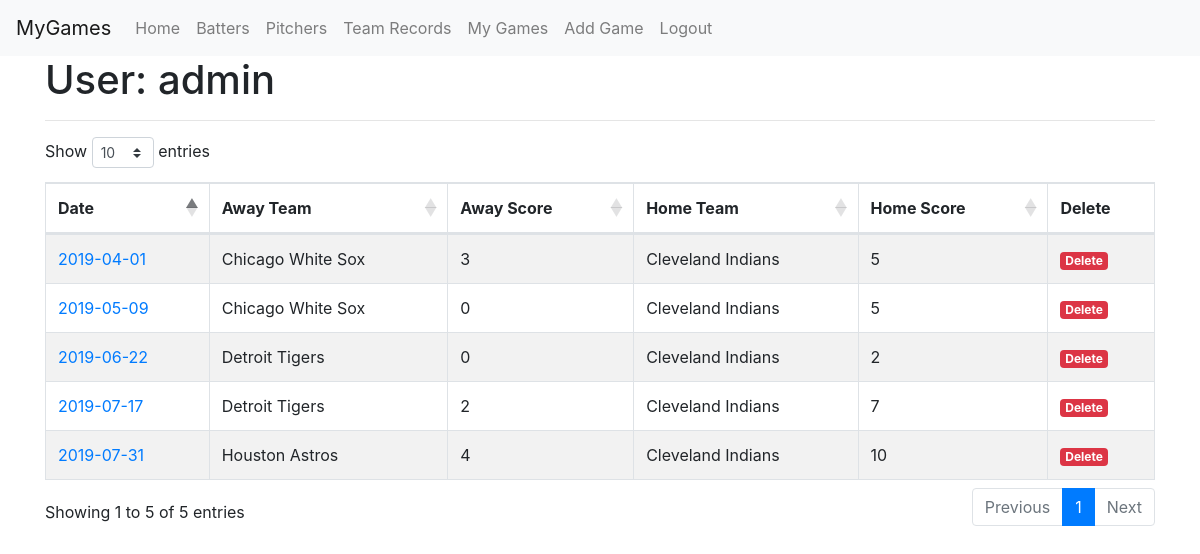
Page /mygames (signed in) on the earlier database version.
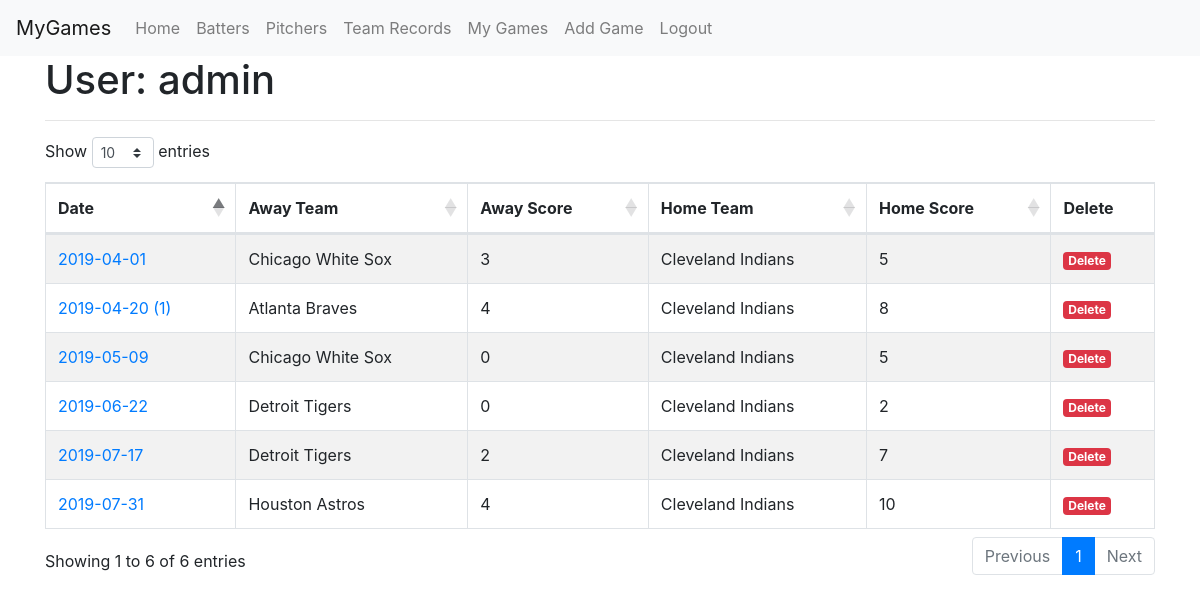
Same page on the later database version.
### app/models.py (models this page shows, shortened)
class Game(db.Model):
	id = db.Column(db.Integer, primary_key=True)
	game_pk = db.Column(db.Integer, db.ForeignKey('game_data.game_pk'), index=True)
	user_id = db.Column(db.Integer, db.ForeignKey('user.id'))

class GameData(db.Model):
	game_pk = db.Column(db.Integer, primary_key=True)
	date = db.Column(db.String(10))
	dh_status = db.Column(db.Integer, default=None)
	home_team = db.Column(db.String(32), index=True)
	home_score = db.Column(db.Integer)
	away_team = db.Column(db.String(32), index=True)
	away_score = db.Column(db.Integer)
	venue = db.Column(db.String(64), index=True)
	player_data_added = db.Column(db.Boolean, default=False)
	def date_with_dh(self):
		if not self.dh_status:
			return self.date
		else:
			return "{} ({})".format(self.date, self.dh_status)

### app/routes.py (the view)
@app.route('/mygames')
@login_required
def list_games():
	games = db.session.query(Game, GameData).\
					   filter(Game.user_id==current_user.id).\
					   filter(GameData.game_pk==Game.game_pk).\
					   order_by(GameData.date).\
					   all()
	return render_template('mygames.html', games=games)

### app/models.py (called while the page is built)
@login.user_loader
def load_user(id):
	return User.query.get(int(id))

### app/templates/mygames.html
{% extends "sort_table.html" %}
{% block app_content %}
    <h1>User: {{ current_user.username }}</h1>
	<hr>
	{% if games|length > 0 %}
	<table id="games"
	       class="table table-striped table-bordered sort-table"
	       data-order='[[0, "asc"]]'>
		<thead>
			<tr>
				<th>Date</th>
				<th>Away Team</th>
				<th>Away Score</th>
				<th>Home Team</th>
				<th>Home Score</th>
				<th data-orderable="false">Delete</th>
			</tr>
		</thead>
		<tbody>
			{% for g, gd in games %}
				<tr>
					<td>
						<a href="{{ url_for('game_stats', game_pk=gd.game_pk) }}">
							{{ gd.date_with_dh() }}
						</a>
					</td>
					<td>{{ gd.away_team }}</td>
					<td>{{ gd.away_score }}</td>
					<td>{{ gd.home_team }}</td>
					<td>{{ gd.home_score }}</td>
					<td><a href="{{ url_for('rm_game', game_pk=gd.game_pk) }}" class="badge badge-danger">
						Delete
					</a></td>
				</tr>
			{% endfor %}
		</tbody>
	</table>
	{% else %}
	<p>No Games Found</p>
	{% endif %}
{% endblock %}

Differences in the rows shown:
added Game: date_with_dh "2019-04-20 (1)", away_team "Atlanta Braves", away_score "4", home_team "Cleveland Indians", home_score "8"
Other differences:
text written by a page script: "Show entries Showing 1 to 5 of 5 entries Previous 1 Next" → "Show entries Showing 1 to 6 of 6 entries Previous 1 Next"
